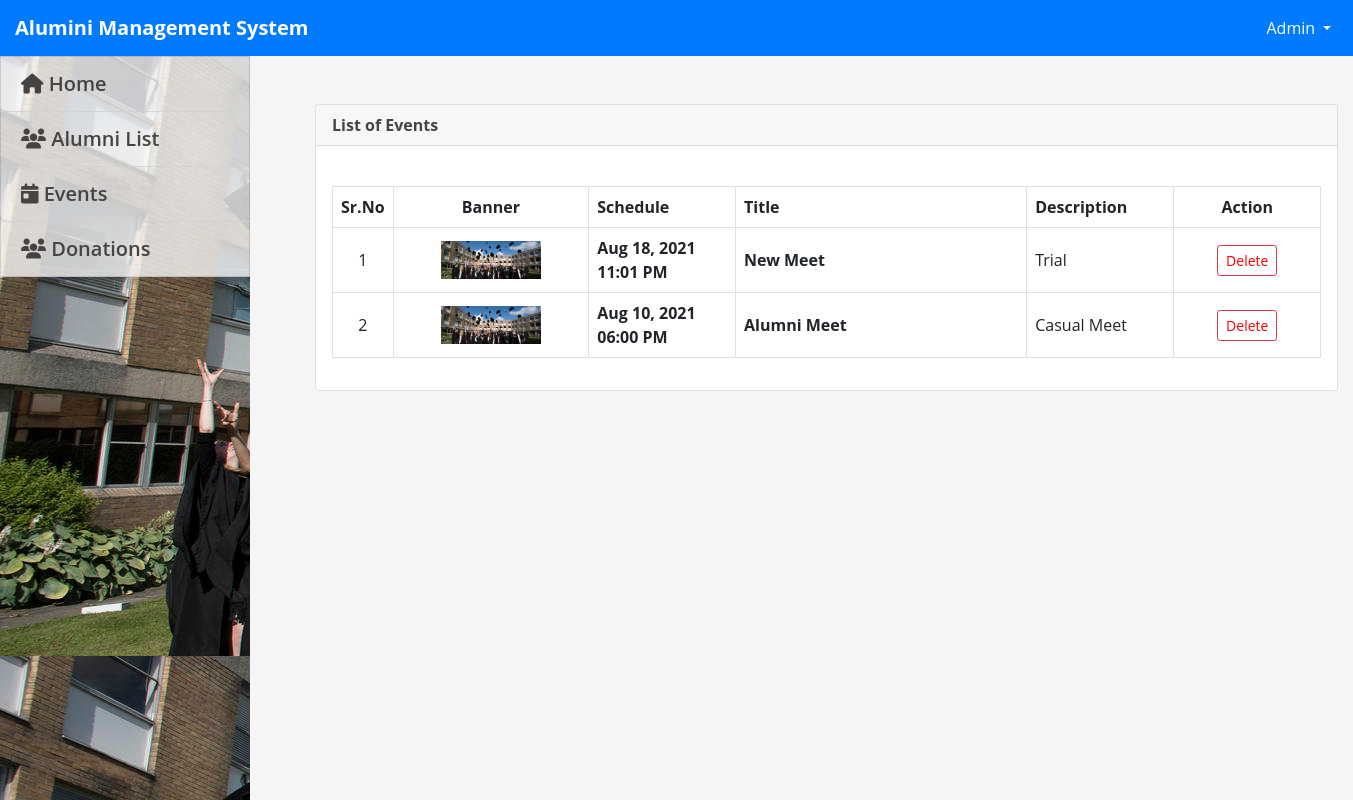
/admin/events.php (signed in), run on the app's committed database.
### tables this page shows
CREATE TABLE `events` (
  `id` int(30) NOT NULL,
  `title` varchar(250) NOT NULL,
  `content` text NOT NULL,
  `schedule` datetime NOT NULL,
  `banner` text NOT NULL,
  `date_created` datetime NOT NULL DEFAULT current_timestamp()
);

### admin/events.php (the view, shortened to what this page needs)
<?php include('db_connect.php');?>
<!DOCTYPE html>
<html lang="en">
    <head>
        <link href="https://cdn.jsdelivr.net/npm/bootstrap@5.0.0/dist/css/bootstrap.min.css" rel="stylesheet" >
    <link rel="stylesheet" href="https://cdnjs.cloudflare.com/ajax/libs/animate.css/4.1.1/animate.min.css" />
</head>
<body style="background-color: whitesmoke;">
<nav class="navbar navbar-expand-lg" style="background-color: #007bff;">
  <div class="container-fluid">
    <a class="navbar-brand" href="#" style="font-weight:bold;">Alumini Management System</a>
    <div class="collapse navbar-collapse" id="navbarNavDropdown">
      <ul class="navbar-nav">
      <div class="dropdown float: right">
	  <button class="btn btn-secondary dropdown-toggle" type="button" id="dropdownMenuButton1" data-bs-toggle="dropdown" aria-expanded="false">
		Admin
	  </button>
	</div>
      </ul>
    </div>
  </div>
</nav>
    <nav id="sidebar" class='mx-lt-5 bg-dark' >
		<div class="sidebar-list">
				<a href="home.php" class="nav-item nav-home"><span class='icon-field'><i class="fa fa-home"></i></span> Home</a>
				<a href="alumni.php" class="nav-item nav-alumni"><span class='icon-field'><i class="fa fa-users"></i></span> Alumni List</a>
				<a href="#" class="nav-item nav-events"><span class='icon-field'><i class="fa fa-calendar-day"></i></span> Events</a>
				<a href="users.php" class="nav-item nav-users"><span class='icon-field'><i class="fa fa-users"></i></span> Donations</a>
		</div>
    </nav>
    <div class="container-fluid">
	<div class="col-lg-12">
		<div class="row"style="padding-left:300px;">
			<div class="col-md-12">
				<div class="card">
					<div class="card-header">
						<b>List of Events</b>
					</div><br>
					<div class="card-body">
						<table class="table table-condensed table-bordered table-hover">
							<colgroup>
								<col width="5%">
								<col width="20%">
								<col width="15%">
								<col width="30%">
								<col width="15%">
								<col width="15%">
							</colgroup>
							<thead>
								<tr>
									<th class="text-center">Sr.No</th>
									<th class="text-center">Banner</th>
									<th class="">Schedule</th>
									<th class="">Title</th>
									<th class="">Description</th>
									<th class="text-center">Action</th>
								</tr>
							</thead>
							<tbody>
							<?php
								$i = 1;
								$events = $conn->query("SELECT * FROM events order by unix_timestamp(schedule) desc ");
								while($row=$events->fetch_assoc()):
									$trans = get_html_translation_table(HTML_ENTITIES,ENT_QUOTES);
									unset($trans["\""], $trans["<"], $trans[">"], $trans["<h2"]);
									$desc = strtr(html_entity_decode($row['content']),$trans);
									$desc=str_replace(array("<li>","</li>"), array("",","), $desc);
								?>
								<tr>
									<td class="text-center"><?php echo $i++ ?></td>
									<td class="text-center">
										<div class="banner">
										 <img src="cimg.jpg" class="" alt="">
										</div>
									</td>
									<td class="">
										 <p> <b><?php echo date("M d, Y h:i A",strtotime($row['schedule'])) ?></b></p>
									</td>
									<td class="">
										 <p> <b><?php echo ucwords($row['title']) ?></b></p>
									</td>
									<td>
										 <p class="truncate"><?php echo strip_tags($desc) ?></p>
									</td>
									<td class="text-center">
										<button class="btn btn-sm btn-outline-danger delete_event" type="button" data-id=""><a href="delete-event.php?id=<?php echo $row["id"]; ?>">Delete</button>
									</td>
								</tr>
								<?php endwhile; ?>
							</tbody>
						</table>
					</div>
				</div>
			</div>
		</div>
	</div>
</div>
</body>
</html>

### admin/events.php (style rules this page uses)
body { font-family: "Open Sans", sans-serif; color: #444444 !important; width: 100%; height: calc(100%); }
nav#sidebar { height: calc(100%); position: fixed; z-index: 99; left: 0; width: 250px; background: url(cimg.jpg); background-repeat: no-repeat; background-size: cover; margin: 0; font-size: 20px; font-weight: 400; line-height: 1.5; color: #212529 !important; text-align: left !important; background-color: #fff !important; }
a.nav-item { position: relative; display: block; padding: .75rem 1.25rem; margin-bottom: -1px; border: 1px solid rgba(0,0,0,.125); background-color: #ffffffc4; color: #484343; font-weight: 600; text-decoration: none; }
.container-fluid, .container-lg, .container-md, .container-sm, .container-xl { width: 100%; padding-right: 15px; padding-left: 15px; margin-right: auto; margin-left: auto; }
nav#sidebar { background: url('cimg.jpg') !important }
.navbar-nav { padding-left: 930px; }
#dropdownMenuButton1 { color: white; background-color: #007bff; border: none; }
.navbar-brand { color: white; }
td { vertical-align: middle !important; }
td p { margin: unset }
img { max-width:100px; max-height: :150px; }
a { text-decoration: none; color: red; }

### data on the page
events: schedule "Aug 18, 2021 11:01 PM", title "New Meet", content "Trial"
events: schedule "Aug 10, 2021 06:00 PM", title "Alumni Meet", content "Casual Meet"
